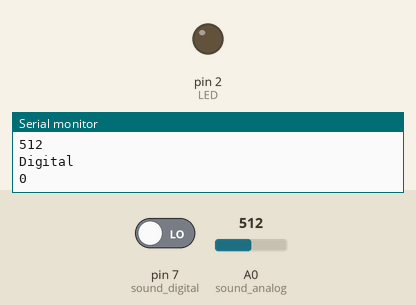
This sketch was run on a simulated Arduino Uno, built with avr-gcc and run on an emulated ATmega328P. Shown: output pins drawn as LEDs (lit = HIGH), the last lines printed to the serial monitor. The test bench sets the inputs (shaded band); at power-on: pin 7 (sound_digital) LOW, A0 (sound_analog) = 512.

Above: at 5.8 s.
5.9 s: pin 7 (sound_digital) driven HIGH
At 15.5 s:
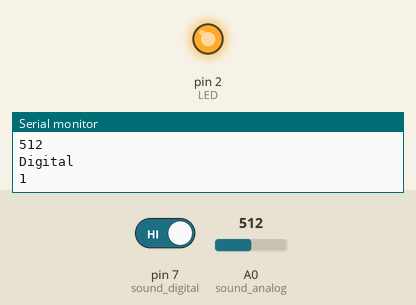
16.5 s: pin 7 (sound_digital) driven LOW
At 25.6 s:
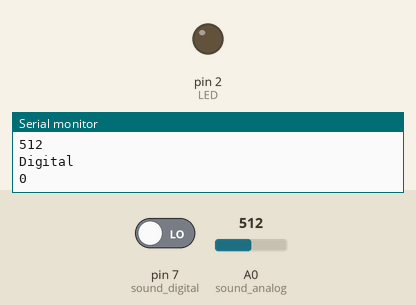
Timing chart, 0 to 27.1 s (numbered marks = the images above; inputs shaded):
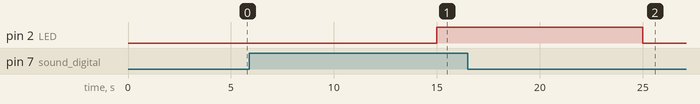

The sketch:

micro_to_light.ino
```cpp
int sound_analog = A0;
int sound_digital = 7;
int LED = 2;

void setup()
{ Serial.begin(9600);
  pinMode(sound_digital,INPUT);
  pinMode(LED,OUTPUT);
}
void loop()
{
  int val_digital = digitalRead(sound_digital);
  int val_analog = analogRead(sound_analog);

  Serial.println("Analog ");
  Serial.println(val_analog);
  Serial.println("Digital ");
  Serial.println(val_digital);
  delay(5000);

  if (val_digital == HIGH)
  {
    digitalWrite(LED,HIGH);
   }
   else
   {
    digitalWrite(LED,LOW);
   }
}
```

Measured:
- after the input at 5.9 s, pin 2 (LED): LOW → HIGH after 9.1 s
- after the input at 16.5 s, pin 2 (LED): HIGH → LOW after 8.5 s
